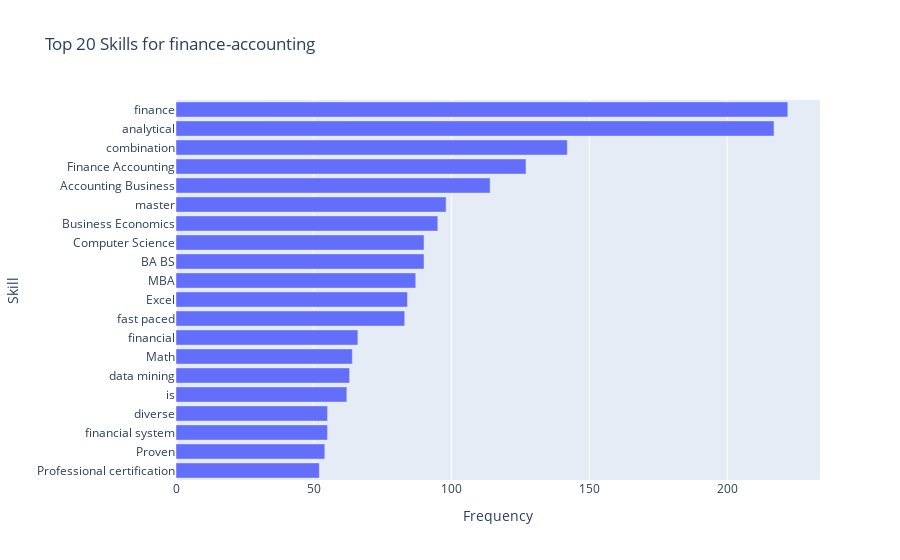

Write notebook code for a chart like this one.
### Code cell
fig = px.bar(freq_table, x='Frequency', y='Skill', title='Top 20 Skills for ' + JobDict[selected_job])
fig.update_layout(yaxis= dict(dtick = 1))
fig

### Figure 1 — Plotly figure (JSON) as saved in the notebook; plotly's stock layout.template omitted (floating-point values rounded to 4 significant figures)
{"data": [{"alignmentgroup": "True", "hovertemplate": "Frequency=%{x}<br>Skill=%{y}<extra></extra>", "legendgroup": "", "marker": {"color": "#636efa"}, "name": "", "offsetgroup": "", "orientation": "h", "showlegend": false, "textposition": "auto", "type": "bar", "x": [52, 54, 55, 55, 62, 63, 64, 66, 83, 84, 87, 90, 90, 95, 98, 114, 127, 142, 217, 222], "xaxis": "x", "y": ["Professional certification", "Proven", "financial system", "diverse", "is", "data mining", "Math", "financial", "fast paced", "Excel", "MBA", "BA BS", "Computer Science", "Business Economics", "master", "Accounting Business", "Finance Accounting", "combination", "analytical", "finance"], "yaxis": "y"}], "layout": {"barmode": "relative", "legend": {"tracegroupgap": 0}, "title": {"text": "Top 20 Skills for finance-accounting"}, "xaxis": {"anchor": "y", "domain": [0, 1], "title": {"text": "Frequency"}}, "yaxis": {"anchor": "x", "domain": [0, 1], "dtick": 1, "title": {"text": "Skill"}}}}
